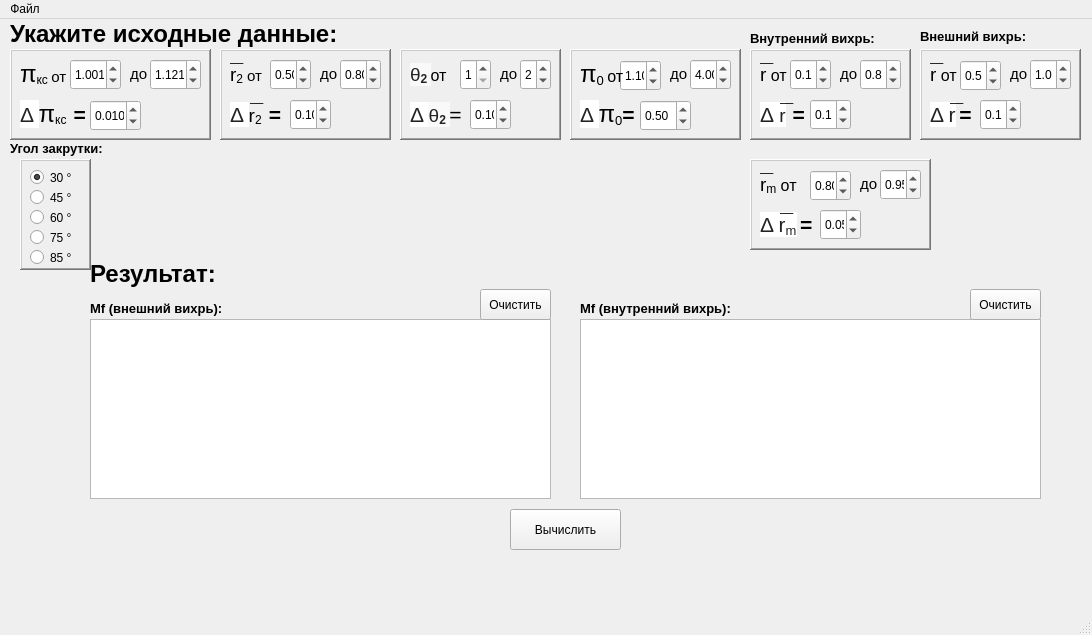
<?xml version="1.0" encoding="UTF-8"?>
<ui version="4.0">
 <class>MainWindow</class>
 <widget class="QMainWindow" name="MainWindow">
  <property name="windowModality">
   <enum>Qt::NonModal</enum>
  </property>
  <property name="enabled">
   <bool>true</bool>
  </property>
  <property name="geometry">
   <rect>
    <x>0</x>
    <y>0</y>
    <width>1092</width>
    <height>635</height>
   </rect>
  </property>
  <property name="sizePolicy">
   <sizepolicy hsizetype="Fixed" vsizetype="Fixed">
    <horstretch>0</horstretch>
    <verstretch>0</verstretch>
   </sizepolicy>
  </property>
  <property name="windowTitle">
   <string>MainWindow</string>
  </property>
  <property name="windowIcon">
   <iconset>
    <normaloff>../../gitReposits/TryPr/practic/icon.png</normaloff>../../gitReposits/TryPr/practic/icon.png</iconset>
  </property>
  <widget class="QWidget" name="centralwidget">
   <property name="mouseTracking">
    <bool>true</bool>
   </property>
   <widget class="QPushButton" name="btn1">
    <property name="geometry">
     <rect>
      <x>510</x>
      <y>490</y>
      <width>111</width>
      <height>41</height>
     </rect>
    </property>
    <property name="text">
     <string>Вычислить</string>
    </property>
   </widget>
   <widget class="QFrame" name="frame">
    <property name="geometry">
     <rect>
      <x>10</x>
      <y>30</y>
      <width>201</width>
      <height>91</height>
     </rect>
    </property>
    <property name="frameShape">
     <enum>QFrame::WinPanel</enum>
    </property>
    <property name="frameShadow">
     <enum>QFrame::Raised</enum>
    </property>
    <widget class="QLabel" name="lbl_1">
     <property name="geometry">
      <rect>
       <x>10</x>
       <y>0</y>
       <width>51</width>
       <height>51</height>
      </rect>
     </property>
     <property name="text">
      <string>&lt;html&gt;&lt;head/&gt;&lt;body&gt;&lt;p&gt;&lt;span style=&quot; font-family:'Times New Roman,serif'; font-size:18pt;&quot;&gt;π&lt;/span&gt;&lt;span style=&quot; font-family:'Times New Roman,serif'; font-size:14pt; vertical-align:sub;&quot;&gt;кс &lt;/span&gt;&lt;span style=&quot; font-size:11pt;&quot;&gt;от&lt;/span&gt;&lt;/p&gt;&lt;/body&gt;&lt;/html&gt;</string>
     </property>
    </widget>
    <widget class="QDoubleSpinBox" name="dblSpinBox_3">
     <property name="geometry">
      <rect>
       <x>60</x>
       <y>10</y>
       <width>51</width>
       <height>31</height>
      </rect>
     </property>
     <property name="wrapping">
      <bool>true</bool>
     </property>
     <property name="decimals">
      <number>3</number>
     </property>
     <property name="minimum">
      <double>1.001000000000000</double>
     </property>
     <property name="maximum">
      <double>2.000000000000000</double>
     </property>
     <property name="singleStep">
      <double>0.001000000000000</double>
     </property>
    </widget>
    <widget class="QLabel" name="lbl_7">
     <property name="geometry">
      <rect>
       <x>120</x>
       <y>10</y>
       <width>21</width>
       <height>31</height>
      </rect>
     </property>
     <property name="text">
      <string>&lt;html&gt;&lt;head/&gt;&lt;body&gt;&lt;p&gt;&lt;span style=&quot; font-size:11pt;&quot;&gt;до&lt;/span&gt;&lt;/p&gt;&lt;/body&gt;&lt;/html&gt;</string>
     </property>
    </widget>
    <widget class="QDoubleSpinBox" name="dblSpinBox_4">
     <property name="geometry">
      <rect>
       <x>140</x>
       <y>10</y>
       <width>51</width>
       <height>31</height>
      </rect>
     </property>
     <property name="wrapping">
      <bool>true</bool>
     </property>
     <property name="decimals">
      <number>3</number>
     </property>
     <property name="minimum">
      <double>0.001000000000000</double>
     </property>
     <property name="maximum">
      <double>2.000000000000000</double>
     </property>
     <property name="singleStep">
      <double>0.001000000000000</double>
     </property>
     <property name="value">
      <double>1.121000000000000</double>
     </property>
    </widget>
    <widget class="QLabel" name="lbl_2">
     <property name="geometry">
      <rect>
       <x>10</x>
       <y>50</y>
       <width>71</width>
       <height>31</height>
      </rect>
     </property>
     <property name="text">
      <string>&lt;!DOCTYPE HTML PUBLIC &quot;-//W3C//DTD HTML 4.0//EN&quot; &quot;http://www.w3.org/TR/REC-html40/strict.dtd&quot;&gt;
&lt;html&gt;&lt;head&gt;&lt;meta name=&quot;qrichtext&quot; content=&quot;1&quot; /&gt;&lt;style type=&quot;text/css&quot;&gt;
p, li { white-space: pre-wrap; }
&lt;/style&gt;&lt;/head&gt;&lt;body style=&quot; font-family:'MS Shell Dlg 2'; font-size:8pt; font-weight:400; font-style:normal;&quot;&gt;
&lt;p style=&quot; margin-top:12px; margin-bottom:12px; margin-left:0px; margin-right:0px; -qt-block-indent:0; text-indent:0px;&quot;&gt;&lt;span style=&quot; font-family:'arial,sans-serif'; font-size:16pt; color:#222222; background-color:#ffffff;&quot;&gt;Δ &lt;/span&gt;&lt;span style=&quot; font-family:'Times New Roman,serif'; font-size:18pt;&quot;&gt;π&lt;/span&gt;&lt;span style=&quot; font-family:'Times New Roman,serif'; font-size:14pt; vertical-align:sub;&quot;&gt;кс &lt;/span&gt;&lt;span style=&quot; font-family:'Times New Roman,serif'; font-size:16pt; vertical-align:sub;&quot;&gt; &lt;/span&gt;&lt;span style=&quot; font-family:'Times New Roman,serif'; font-size:16pt; font-weight:600;&quot;&gt;=&lt;/span&gt;&lt;/p&gt;&lt;/body&gt;&lt;/html&gt;</string>
     </property>
    </widget>
    <widget class="QDoubleSpinBox" name="dblSpinBox">
     <property name="geometry">
      <rect>
       <x>80</x>
       <y>51</y>
       <width>51</width>
       <height>31</height>
      </rect>
     </property>
     <property name="wrapping">
      <bool>true</bool>
     </property>
     <property name="decimals">
      <number>3</number>
     </property>
     <property name="minimum">
      <double>0.001000000000000</double>
     </property>
     <property name="maximum">
      <double>1.000000000000000</double>
     </property>
     <property name="singleStep">
      <double>0.005000000000000</double>
     </property>
     <property name="value">
      <double>0.010000000000000</double>
     </property>
    </widget>
   </widget>
   <widget class="QFrame" name="frame_2">
    <property name="geometry">
     <rect>
      <x>570</x>
      <y>30</y>
      <width>171</width>
      <height>91</height>
     </rect>
    </property>
    <property name="frameShape">
     <enum>QFrame::WinPanel</enum>
    </property>
    <property name="frameShadow">
     <enum>QFrame::Raised</enum>
    </property>
    <widget class="QDoubleSpinBox" name="dblSpinBox_5">
     <property name="geometry">
      <rect>
       <x>50</x>
       <y>11</y>
       <width>41</width>
       <height>31</height>
      </rect>
     </property>
     <property name="wrapping">
      <bool>true</bool>
     </property>
     <property name="decimals">
      <number>2</number>
     </property>
     <property name="minimum">
      <double>1.100000000000000</double>
     </property>
     <property name="maximum">
      <double>5.000000000000000</double>
     </property>
     <property name="singleStep">
      <double>0.050000000000000</double>
     </property>
     <property name="value">
      <double>1.100000000000000</double>
     </property>
    </widget>
    <widget class="QLabel" name="lbl_4">
     <property name="geometry">
      <rect>
       <x>10</x>
       <y>10</y>
       <width>51</width>
       <height>31</height>
      </rect>
     </property>
     <property name="text">
      <string>&lt;html&gt;&lt;head/&gt;&lt;body&gt;&lt;p&gt;&lt;span style=&quot; font-family:'Times New Roman,serif'; font-size:18pt;&quot;&gt;π&lt;/span&gt;&lt;span style=&quot; font-size:16pt; vertical-align:sub;&quot;&gt;0 &lt;/span&gt;&lt;span style=&quot; font-size:12pt;&quot;&gt;от &lt;/span&gt;&lt;/p&gt;&lt;/body&gt;&lt;/html&gt;</string>
     </property>
    </widget>
    <widget class="QLabel" name="lbl_8">
     <property name="geometry">
      <rect>
       <x>100</x>
       <y>10</y>
       <width>21</width>
       <height>31</height>
      </rect>
     </property>
     <property name="text">
      <string>&lt;html&gt;&lt;head/&gt;&lt;body&gt;&lt;p&gt;&lt;span style=&quot; font-size:11pt;&quot;&gt;до&lt;/span&gt;&lt;/p&gt;&lt;/body&gt;&lt;/html&gt;</string>
     </property>
    </widget>
    <widget class="QDoubleSpinBox" name="dblSpinBox_6">
     <property name="geometry">
      <rect>
       <x>120</x>
       <y>10</y>
       <width>41</width>
       <height>31</height>
      </rect>
     </property>
     <property name="wrapping">
      <bool>true</bool>
     </property>
     <property name="decimals">
      <number>2</number>
     </property>
     <property name="minimum">
      <double>1.100000000000000</double>
     </property>
     <property name="maximum">
      <double>5.000000000000000</double>
     </property>
     <property name="singleStep">
      <double>0.050000000000000</double>
     </property>
     <property name="value">
      <double>4.000000000000000</double>
     </property>
    </widget>
    <widget class="QLabel" name="lbl_3">
     <property name="geometry">
      <rect>
       <x>10</x>
       <y>50</y>
       <width>61</width>
       <height>31</height>
      </rect>
     </property>
     <property name="text">
      <string>&lt;html&gt;&lt;head/&gt;&lt;body&gt;&lt;p&gt;&lt;span style=&quot; font-family:'arial,sans-serif'; font-size:16pt; color:#222222; background-color:#ffffff;&quot;&gt;Δ &lt;/span&gt;&lt;span style=&quot; font-family:'Times New Roman,serif'; font-size:18pt;&quot;&gt;π&lt;/span&gt;&lt;span style=&quot; font-size:16pt; vertical-align:sub;&quot;&gt;0&lt;/span&gt;&lt;span style=&quot; font-family:'Times New Roman,serif'; font-size:16pt; font-weight:600;&quot;&gt;=&lt;/span&gt;&lt;/p&gt;&lt;/body&gt;&lt;/html&gt;</string>
     </property>
    </widget>
    <widget class="QDoubleSpinBox" name="dblSpinBox_2">
     <property name="geometry">
      <rect>
       <x>70</x>
       <y>51</y>
       <width>51</width>
       <height>31</height>
      </rect>
     </property>
     <property name="wrapping">
      <bool>true</bool>
     </property>
     <property name="decimals">
      <number>2</number>
     </property>
     <property name="minimum">
      <double>0.000000000000000</double>
     </property>
     <property name="maximum">
      <double>1.000000000000000</double>
     </property>
     <property name="singleStep">
      <double>0.050000000000000</double>
     </property>
     <property name="value">
      <double>0.500000000000000</double>
     </property>
    </widget>
   </widget>
   <widget class="QFrame" name="frame_3">
    <property name="geometry">
     <rect>
      <x>400</x>
      <y>30</y>
      <width>161</width>
      <height>91</height>
     </rect>
    </property>
    <property name="frameShape">
     <enum>QFrame::WinPanel</enum>
    </property>
    <property name="frameShadow">
     <enum>QFrame::Raised</enum>
    </property>
    <widget class="QLabel" name="lbl_9">
     <property name="geometry">
      <rect>
       <x>10</x>
       <y>0</y>
       <width>41</width>
       <height>51</height>
      </rect>
     </property>
     <property name="text">
      <string>&lt;html&gt;&lt;head/&gt;&lt;body&gt;&lt;p&gt;&lt;span style=&quot; font-family:'serif'; font-size:14pt; color:#252525; background-color:#f9f9f9;&quot;&gt;θ&lt;/span&gt;&lt;span style=&quot; font-family:'serif'; font-size:14pt; font-weight:600; color:#252525; background-color:#f9f9f9; vertical-align:sub;&quot;&gt;2 &lt;/span&gt;&lt;span style=&quot; font-size:12pt;&quot;&gt;от&lt;/span&gt;&lt;/p&gt;&lt;/body&gt;&lt;/html&gt;</string>
     </property>
    </widget>
    <widget class="QLabel" name="lbl_11">
     <property name="geometry">
      <rect>
       <x>100</x>
       <y>10</y>
       <width>21</width>
       <height>31</height>
      </rect>
     </property>
     <property name="text">
      <string>&lt;html&gt;&lt;head/&gt;&lt;body&gt;&lt;p&gt;&lt;span style=&quot; font-size:11pt;&quot;&gt;до&lt;/span&gt;&lt;/p&gt;&lt;/body&gt;&lt;/html&gt;</string>
     </property>
    </widget>
    <widget class="QSpinBox" name="spinBox">
     <property name="geometry">
      <rect>
       <x>60</x>
       <y>10</y>
       <width>31</width>
       <height>31</height>
      </rect>
     </property>
     <property name="minimum">
      <number>1</number>
     </property>
     <property name="maximum">
      <number>99</number>
     </property>
     <property name="value">
      <number>1</number>
     </property>
    </widget>
    <widget class="QSpinBox" name="spinBox_2">
     <property name="geometry">
      <rect>
       <x>120</x>
       <y>10</y>
       <width>31</width>
       <height>31</height>
      </rect>
     </property>
     <property name="minimum">
      <number>1</number>
     </property>
     <property name="maximum">
      <number>99</number>
     </property>
     <property name="value">
      <number>2</number>
     </property>
    </widget>
    <widget class="QLabel" name="lbl_5">
     <property name="geometry">
      <rect>
       <x>10</x>
       <y>40</y>
       <width>81</width>
       <height>51</height>
      </rect>
     </property>
     <property name="text">
      <string>&lt;!DOCTYPE HTML PUBLIC &quot;-//W3C//DTD HTML 4.0//EN&quot; &quot;http://www.w3.org/TR/REC-html40/strict.dtd&quot;&gt;
&lt;html&gt;&lt;head&gt;&lt;meta name=&quot;qrichtext&quot; content=&quot;1&quot; /&gt;&lt;style type=&quot;text/css&quot;&gt;
p, li { white-space: pre-wrap; }
&lt;/style&gt;&lt;/head&gt;&lt;body style=&quot; font-family:'MS Shell Dlg 2'; font-size:8pt; font-weight:400; font-style:normal;&quot;&gt;
&lt;p style=&quot; margin-top:12px; margin-bottom:12px; margin-left:0px; margin-right:0px; -qt-block-indent:0; text-indent:0px;&quot;&gt;&lt;span style=&quot; font-family:'arial,sans-serif'; font-size:16pt; color:#222222; background-color:#ffffff;&quot;&gt;Δ &lt;/span&gt;&lt;span style=&quot; font-family:'serif'; font-size:14pt; color:#252525; background-color:#f9f9f9;&quot;&gt;θ&lt;/span&gt;&lt;span style=&quot; font-family:'serif'; font-size:14pt; font-weight:600; color:#252525; background-color:#f9f9f9; vertical-align:sub;&quot;&gt;2 &lt;/span&gt;&lt;span style=&quot; font-family:'Times New Roman,serif'; font-size:16pt;&quot;&gt;=&lt;/span&gt;&lt;/p&gt;&lt;/body&gt;&lt;/html&gt;</string>
     </property>
    </widget>
    <widget class="QDoubleSpinBox" name="dblSpinBox_7">
     <property name="geometry">
      <rect>
       <x>70</x>
       <y>50</y>
       <width>41</width>
       <height>31</height>
      </rect>
     </property>
     <property name="wrapping">
      <bool>true</bool>
     </property>
     <property name="decimals">
      <number>2</number>
     </property>
     <property name="minimum">
      <double>0.000000000000000</double>
     </property>
     <property name="maximum">
      <double>2.000000000000000</double>
     </property>
     <property name="singleStep">
      <double>0.050000000000000</double>
     </property>
     <property name="value">
      <double>0.100000000000000</double>
     </property>
    </widget>
   </widget>
   <widget class="QFrame" name="frame_4">
    <property name="geometry">
     <rect>
      <x>920</x>
      <y>30</y>
      <width>161</width>
      <height>91</height>
     </rect>
    </property>
    <property name="frameShape">
     <enum>QFrame::WinPanel</enum>
    </property>
    <property name="frameShadow">
     <enum>QFrame::Raised</enum>
    </property>
    <widget class="QLabel" name="lbl_15">
     <property name="geometry">
      <rect>
       <x>10</x>
       <y>10</y>
       <width>41</width>
       <height>31</height>
      </rect>
     </property>
     <property name="text">
      <string>&lt;html&gt;&lt;head/&gt;&lt;body&gt;&lt;p&gt;&lt;span style=&quot; font-size:14pt;&quot;&gt;r&lt;/span&gt;&lt;span style=&quot; font-size:12pt;&quot;&gt; от&lt;/span&gt;&lt;/p&gt;&lt;/body&gt;&lt;/html&gt;</string>
     </property>
    </widget>
    <widget class="QDoubleSpinBox" name="dblSpinBox_9">
     <property name="geometry">
      <rect>
       <x>40</x>
       <y>11</y>
       <width>41</width>
       <height>31</height>
      </rect>
     </property>
     <property name="wrapping">
      <bool>true</bool>
     </property>
     <property name="decimals">
      <number>1</number>
     </property>
     <property name="minimum">
      <double>0.500000000000000</double>
     </property>
     <property name="maximum">
      <double>0.800000000000000</double>
     </property>
     <property name="singleStep">
      <double>0.100000000000000</double>
     </property>
     <property name="value">
      <double>0.500000000000000</double>
     </property>
    </widget>
    <widget class="QLabel" name="lbl_16">
     <property name="geometry">
      <rect>
       <x>90</x>
       <y>10</y>
       <width>21</width>
       <height>31</height>
      </rect>
     </property>
     <property name="text">
      <string>&lt;html&gt;&lt;head/&gt;&lt;body&gt;&lt;p&gt;&lt;span style=&quot; font-size:11pt;&quot;&gt;до&lt;/span&gt;&lt;/p&gt;&lt;/body&gt;&lt;/html&gt;</string>
     </property>
    </widget>
    <widget class="QDoubleSpinBox" name="dblSpinBox_10">
     <property name="geometry">
      <rect>
       <x>110</x>
       <y>10</y>
       <width>41</width>
       <height>31</height>
      </rect>
     </property>
     <property name="wrapping">
      <bool>true</bool>
     </property>
     <property name="decimals">
      <number>1</number>
     </property>
     <property name="minimum">
      <double>0.000000000000000</double>
     </property>
     <property name="maximum">
      <double>1.000000000000000</double>
     </property>
     <property name="singleStep">
      <double>0.100000000000000</double>
     </property>
     <property name="value">
      <double>1.000000000000000</double>
     </property>
    </widget>
    <widget class="QLabel" name="lbl_17">
     <property name="geometry">
      <rect>
       <x>10</x>
       <y>50</y>
       <width>81</width>
       <height>31</height>
      </rect>
     </property>
     <property name="text">
      <string>&lt;!DOCTYPE HTML PUBLIC &quot;-//W3C//DTD HTML 4.0//EN&quot; &quot;http://www.w3.org/TR/REC-html40/strict.dtd&quot;&gt;
&lt;html&gt;&lt;head&gt;&lt;meta name=&quot;qrichtext&quot; content=&quot;1&quot; /&gt;&lt;style type=&quot;text/css&quot;&gt;
p, li { white-space: pre-wrap; }
&lt;/style&gt;&lt;/head&gt;&lt;body style=&quot; font-family:'MS Shell Dlg 2'; font-size:8pt; font-weight:400; font-style:normal;&quot;&gt;
&lt;p style=&quot; margin-top:12px; margin-bottom:12px; margin-left:0px; margin-right:0px; -qt-block-indent:0; text-indent:0px;&quot;&gt;&lt;span style=&quot; font-family:'arial,sans-serif'; font-size:16pt; color:#222222; background-color:#ffffff;&quot;&gt;Δ r&lt;/span&gt;&lt;span style=&quot; font-family:'Times New Roman,serif'; font-size:16pt; vertical-align:sub;&quot;&gt; &lt;/span&gt;&lt;span style=&quot; font-family:'Times New Roman,serif'; font-size:16pt; font-weight:600;&quot;&gt;=&lt;/span&gt;&lt;/p&gt;&lt;/body&gt;&lt;/html&gt;</string>
     </property>
    </widget>
    <widget class="QDoubleSpinBox" name="dblSpinBox_11">
     <property name="geometry">
      <rect>
       <x>60</x>
       <y>50</y>
       <width>41</width>
       <height>31</height>
      </rect>
     </property>
     <property name="wrapping">
      <bool>true</bool>
     </property>
     <property name="decimals">
      <number>1</number>
     </property>
     <property name="minimum">
      <double>0.000000000000000</double>
     </property>
     <property name="maximum">
      <double>0.800000000000000</double>
     </property>
     <property name="singleStep">
      <double>0.100000000000000</double>
     </property>
     <property name="value">
      <double>0.100000000000000</double>
     </property>
    </widget>
    <widget class="QLabel" name="label_2">
     <property name="geometry">
      <rect>
       <x>10</x>
       <y>0</y>
       <width>16</width>
       <height>16</height>
      </rect>
     </property>
     <property name="text">
      <string>__</string>
     </property>
    </widget>
    <widget class="QLabel" name="label_3">
     <property name="geometry">
      <rect>
       <x>30</x>
       <y>40</y>
       <width>16</width>
       <height>16</height>
      </rect>
     </property>
     <property name="text">
      <string>__</string>
     </property>
    </widget>
   </widget>
   <widget class="QFrame" name="frame_6">
    <property name="geometry">
     <rect>
      <x>750</x>
      <y>30</y>
      <width>161</width>
      <height>91</height>
     </rect>
    </property>
    <property name="frameShape">
     <enum>QFrame::WinPanel</enum>
    </property>
    <property name="frameShadow">
     <enum>QFrame::Raised</enum>
    </property>
    <widget class="QLabel" name="lbl_21">
     <property name="geometry">
      <rect>
       <x>10</x>
       <y>10</y>
       <width>41</width>
       <height>31</height>
      </rect>
     </property>
     <property name="text">
      <string>&lt;html&gt;&lt;head/&gt;&lt;body&gt;&lt;p&gt;&lt;span style=&quot; font-size:14pt;&quot;&gt;r&lt;/span&gt;&lt;span style=&quot; font-size:12pt;&quot;&gt; от&lt;/span&gt;&lt;/p&gt;&lt;/body&gt;&lt;/html&gt;</string>
     </property>
    </widget>
    <widget class="QDoubleSpinBox" name="dblSpinBox_15">
     <property name="geometry">
      <rect>
       <x>40</x>
       <y>10</y>
       <width>41</width>
       <height>31</height>
      </rect>
     </property>
     <property name="wrapping">
      <bool>true</bool>
     </property>
     <property name="decimals">
      <number>1</number>
     </property>
     <property name="minimum">
      <double>0.100000000000000</double>
     </property>
     <property name="maximum">
      <double>0.800000000000000</double>
     </property>
     <property name="singleStep">
      <double>0.100000000000000</double>
     </property>
     <property name="value">
      <double>0.100000000000000</double>
     </property>
    </widget>
    <widget class="QLabel" name="lbl_22">
     <property name="geometry">
      <rect>
       <x>90</x>
       <y>10</y>
       <width>21</width>
       <height>31</height>
      </rect>
     </property>
     <property name="text">
      <string>&lt;html&gt;&lt;head/&gt;&lt;body&gt;&lt;p&gt;&lt;span style=&quot; font-size:11pt;&quot;&gt;до&lt;/span&gt;&lt;/p&gt;&lt;/body&gt;&lt;/html&gt;</string>
     </property>
    </widget>
    <widget class="QDoubleSpinBox" name="dblSpinBox_16">
     <property name="geometry">
      <rect>
       <x>110</x>
       <y>10</y>
       <width>41</width>
       <height>31</height>
      </rect>
     </property>
     <property name="wrapping">
      <bool>true</bool>
     </property>
     <property name="decimals">
      <number>1</number>
     </property>
     <property name="minimum">
      <double>0.100000000000000</double>
     </property>
     <property name="maximum">
      <double>0.800000000000000</double>
     </property>
     <property name="singleStep">
      <double>0.105000000000000</double>
     </property>
     <property name="value">
      <double>0.800000000000000</double>
     </property>
    </widget>
    <widget class="QLabel" name="lbl_23">
     <property name="geometry">
      <rect>
       <x>10</x>
       <y>50</y>
       <width>81</width>
       <height>31</height>
      </rect>
     </property>
     <property name="text">
      <string>&lt;!DOCTYPE HTML PUBLIC &quot;-//W3C//DTD HTML 4.0//EN&quot; &quot;http://www.w3.org/TR/REC-html40/strict.dtd&quot;&gt;
&lt;html&gt;&lt;head&gt;&lt;meta name=&quot;qrichtext&quot; content=&quot;1&quot; /&gt;&lt;style type=&quot;text/css&quot;&gt;
p, li { white-space: pre-wrap; }
&lt;/style&gt;&lt;/head&gt;&lt;body style=&quot; font-family:'MS Shell Dlg 2'; font-size:8pt; font-weight:400; font-style:normal;&quot;&gt;
&lt;p style=&quot; margin-top:12px; margin-bottom:12px; margin-left:0px; margin-right:0px; -qt-block-indent:0; text-indent:0px;&quot;&gt;&lt;span style=&quot; font-family:'arial,sans-serif'; font-size:16pt; color:#222222; background-color:#ffffff;&quot;&gt;Δ&lt;/span&gt;&lt;span style=&quot; font-family:'arial,sans-serif'; font-size:14pt; color:#222222; background-color:#ffffff;&quot;&gt; r&lt;/span&gt;&lt;span style=&quot; font-family:'Times New Roman,serif'; font-size:14pt; vertical-align:sub;&quot;&gt; &lt;/span&gt;&lt;span style=&quot; font-family:'Times New Roman,serif'; font-size:16pt; vertical-align:sub;&quot;&gt; &lt;/span&gt;&lt;span style=&quot; font-family:'Times New Roman,serif'; font-size:16pt; font-weight:600;&quot;&gt;=&lt;/span&gt;&lt;/p&gt;&lt;/body&gt;&lt;/html&gt;</string>
     </property>
    </widget>
    <widget class="QLabel" name="label_5">
     <property name="geometry">
      <rect>
       <x>10</x>
       <y>0</y>
       <width>16</width>
       <height>16</height>
      </rect>
     </property>
     <property name="text">
      <string>__</string>
     </property>
    </widget>
    <widget class="QLabel" name="label_6">
     <property name="geometry">
      <rect>
       <x>30</x>
       <y>40</y>
       <width>16</width>
       <height>16</height>
      </rect>
     </property>
     <property name="text">
      <string>__</string>
     </property>
    </widget>
    <widget class="QDoubleSpinBox" name="dblSpinBox_17">
     <property name="geometry">
      <rect>
       <x>60</x>
       <y>50</y>
       <width>41</width>
       <height>31</height>
      </rect>
     </property>
     <property name="wrapping">
      <bool>true</bool>
     </property>
     <property name="decimals">
      <number>1</number>
     </property>
     <property name="minimum">
      <double>0.100000000000000</double>
     </property>
     <property name="maximum">
      <double>0.800000000000000</double>
     </property>
     <property name="singleStep">
      <double>0.100000000000000</double>
     </property>
     <property name="value">
      <double>0.100000000000000</double>
     </property>
    </widget>
   </widget>
   <widget class="QLabel" name="label_9">
    <property name="geometry">
     <rect>
      <x>10</x>
      <y>0</y>
      <width>401</width>
      <height>31</height>
     </rect>
    </property>
    <property name="text">
     <string>&lt;html&gt;&lt;head/&gt;&lt;body&gt;&lt;p&gt;&lt;span style=&quot; font-size:18pt; font-weight:600;&quot;&gt;Укажите исходные данные:&lt;/span&gt;&lt;/p&gt;&lt;/body&gt;&lt;/html&gt;</string>
    </property>
   </widget>
   <widget class="QFrame" name="frame_5">
    <property name="geometry">
     <rect>
      <x>20</x>
      <y>140</y>
      <width>71</width>
      <height>111</height>
     </rect>
    </property>
    <property name="frameShape">
     <enum>QFrame::WinPanel</enum>
    </property>
    <property name="frameShadow">
     <enum>QFrame::Raised</enum>
    </property>
    <widget class="QRadioButton" name="radioButton">
     <property name="geometry">
      <rect>
       <x>10</x>
       <y>10</y>
       <width>41</width>
       <height>17</height>
      </rect>
     </property>
     <property name="text">
      <string>30 °</string>
     </property>
     <property name="checked">
      <bool>true</bool>
     </property>
    </widget>
    <widget class="QRadioButton" name="radioButton_2">
     <property name="geometry">
      <rect>
       <x>10</x>
       <y>30</y>
       <width>41</width>
       <height>17</height>
      </rect>
     </property>
     <property name="text">
      <string>45 °</string>
     </property>
    </widget>
    <widget class="QRadioButton" name="radioButton_3">
     <property name="geometry">
      <rect>
       <x>10</x>
       <y>50</y>
       <width>51</width>
       <height>17</height>
      </rect>
     </property>
     <property name="text">
      <string>60 °</string>
     </property>
    </widget>
    <widget class="QRadioButton" name="radioButton_4">
     <property name="geometry">
      <rect>
       <x>10</x>
       <y>70</y>
       <width>51</width>
       <height>17</height>
      </rect>
     </property>
     <property name="text">
      <string>75 °</string>
     </property>
    </widget>
    <widget class="QRadioButton" name="radioButton_5">
     <property name="geometry">
      <rect>
       <x>10</x>
       <y>90</y>
       <width>51</width>
       <height>17</height>
      </rect>
     </property>
     <property name="text">
      <string>85 °</string>
     </property>
    </widget>
   </widget>
   <widget class="QLabel" name="label_8">
    <property name="geometry">
     <rect>
      <x>90</x>
      <y>280</y>
      <width>211</width>
      <height>20</height>
     </rect>
    </property>
    <property name="frameShape">
     <enum>QFrame::NoFrame</enum>
    </property>
    <property name="text">
     <string>&lt;html&gt;&lt;head/&gt;&lt;body&gt;&lt;p&gt;&lt;span style=&quot; font-size:10pt; font-weight:600;&quot;&gt;Mf (внешний вихрь):&lt;/span&gt;&lt;/p&gt;&lt;/body&gt;&lt;/html&gt;</string>
    </property>
   </widget>
   <widget class="QLabel" name="label_12">
    <property name="geometry">
     <rect>
      <x>580</x>
      <y>280</y>
      <width>191</width>
      <height>20</height>
     </rect>
    </property>
    <property name="frameShape">
     <enum>QFrame::NoFrame</enum>
    </property>
    <property name="text">
     <string>&lt;html&gt;&lt;head/&gt;&lt;body&gt;&lt;p&gt;&lt;span style=&quot; font-size:10pt; font-weight:600;&quot;&gt;Mf (внутренний вихрь):&lt;/span&gt;&lt;/p&gt;&lt;/body&gt;&lt;/html&gt;</string>
    </property>
   </widget>
   <widget class="QTextEdit" name="textEdit">
    <property name="geometry">
     <rect>
      <x>90</x>
      <y>300</y>
      <width>461</width>
      <height>180</height>
     </rect>
    </property>
    <property name="verticalScrollBarPolicy">
     <enum>Qt::ScrollBarAsNeeded</enum>
    </property>
    <property name="readOnly">
     <bool>true</bool>
    </property>
   </widget>
   <widget class="QTextEdit" name="textEdit_2">
    <property name="geometry">
     <rect>
      <x>580</x>
      <y>300</y>
      <width>461</width>
      <height>180</height>
     </rect>
    </property>
    <property name="verticalScrollBarPolicy">
     <enum>Qt::ScrollBarAsNeeded</enum>
    </property>
    <property name="readOnly">
     <bool>true</bool>
    </property>
   </widget>
   <widget class="QFrame" name="frame_7">
    <property name="geometry">
     <rect>
      <x>220</x>
      <y>30</y>
      <width>171</width>
      <height>91</height>
     </rect>
    </property>
    <property name="frameShape">
     <enum>QFrame::WinPanel</enum>
    </property>
    <property name="frameShadow">
     <enum>QFrame::Raised</enum>
    </property>
    <widget class="QDoubleSpinBox" name="dblSpinBox_13">
     <property name="geometry">
      <rect>
       <x>50</x>
       <y>10</y>
       <width>41</width>
       <height>31</height>
      </rect>
     </property>
     <property name="wrapping">
      <bool>true</bool>
     </property>
     <property name="decimals">
      <number>2</number>
     </property>
     <property name="minimum">
      <double>0.500000000000000</double>
     </property>
     <property name="maximum">
      <double>0.800000000000000</double>
     </property>
     <property name="singleStep">
      <double>0.050000000000000</double>
     </property>
     <property name="value">
      <double>0.500000000000000</double>
     </property>
    </widget>
    <widget class="QLabel" name="lbl_25">
     <property name="geometry">
      <rect>
       <x>100</x>
       <y>10</y>
       <width>21</width>
       <height>31</height>
      </rect>
     </property>
     <property name="text">
      <string>&lt;html&gt;&lt;head/&gt;&lt;body&gt;&lt;p&gt;&lt;span style=&quot; font-size:11pt;&quot;&gt;до&lt;/span&gt;&lt;/p&gt;&lt;/body&gt;&lt;/html&gt;</string>
     </property>
    </widget>
    <widget class="QLabel" name="lbl_26">
     <property name="geometry">
      <rect>
       <x>10</x>
       <y>50</y>
       <width>81</width>
       <height>31</height>
      </rect>
     </property>
     <property name="text">
      <string>&lt;!DOCTYPE HTML PUBLIC &quot;-//W3C//DTD HTML 4.0//EN&quot; &quot;http://www.w3.org/TR/REC-html40/strict.dtd&quot;&gt;
&lt;html&gt;&lt;head&gt;&lt;meta name=&quot;qrichtext&quot; content=&quot;1&quot; /&gt;&lt;style type=&quot;text/css&quot;&gt;
p, li { white-space: pre-wrap; }
&lt;/style&gt;&lt;/head&gt;&lt;body style=&quot; font-family:'MS Shell Dlg 2'; font-size:8pt; font-weight:400; font-style:normal;&quot;&gt;
&lt;p style=&quot; margin-top:12px; margin-bottom:12px; margin-left:0px; margin-right:0px; -qt-block-indent:0; text-indent:0px;&quot;&gt;&lt;span style=&quot; font-family:'arial,sans-serif'; font-size:16pt; color:#222222; background-color:#ffffff;&quot;&gt;Δ &lt;/span&gt;&lt;span style=&quot; font-size:14pt;&quot;&gt;r&lt;/span&gt;&lt;span style=&quot; font-size:14pt; vertical-align:sub;&quot;&gt;2&lt;/span&gt;&lt;span style=&quot; font-family:'Times New Roman,serif'; font-size:16pt; vertical-align:sub;&quot;&gt;  &lt;/span&gt;&lt;span style=&quot; font-family:'Times New Roman,serif'; font-size:16pt; font-weight:600;&quot;&gt;=&lt;/span&gt;&lt;/p&gt;&lt;/body&gt;&lt;/html&gt;</string>
     </property>
    </widget>
    <widget class="QDoubleSpinBox" name="dblSpinBox_19">
     <property name="geometry">
      <rect>
       <x>70</x>
       <y>50</y>
       <width>41</width>
       <height>31</height>
      </rect>
     </property>
     <property name="wrapping">
      <bool>true</bool>
     </property>
     <property name="decimals">
      <number>2</number>
     </property>
     <property name="minimum">
      <double>0.050000000000000</double>
     </property>
     <property name="maximum">
      <double>0.300000000000000</double>
     </property>
     <property name="singleStep">
      <double>0.050000000000000</double>
     </property>
     <property name="value">
      <double>0.100000000000000</double>
     </property>
    </widget>
    <widget class="QLabel" name="label_10">
     <property name="geometry">
      <rect>
       <x>10</x>
       <y>0</y>
       <width>16</width>
       <height>16</height>
      </rect>
     </property>
     <property name="text">
      <string>__</string>
     </property>
    </widget>
    <widget class="QLabel" name="lbl_27">
     <property name="geometry">
      <rect>
       <x>10</x>
       <y>10</y>
       <width>41</width>
       <height>31</height>
      </rect>
     </property>
     <property name="text">
      <string>&lt;html&gt;&lt;head/&gt;&lt;body&gt;&lt;p&gt;&lt;span style=&quot; font-size:14pt;&quot;&gt;r&lt;/span&gt;&lt;span style=&quot; font-size:14pt; vertical-align:sub;&quot;&gt;2&lt;/span&gt;&lt;span style=&quot; font-size:11pt;&quot;&gt; от&lt;/span&gt;&lt;/p&gt;&lt;/body&gt;&lt;/html&gt;</string>
     </property>
    </widget>
    <widget class="QLabel" name="label_11">
     <property name="geometry">
      <rect>
       <x>30</x>
       <y>40</y>
       <width>16</width>
       <height>16</height>
      </rect>
     </property>
     <property name="text">
      <string>__</string>
     </property>
    </widget>
    <widget class="QDoubleSpinBox" name="dblSpinBox_20">
     <property name="geometry">
      <rect>
       <x>120</x>
       <y>10</y>
       <width>41</width>
       <height>31</height>
      </rect>
     </property>
     <property name="wrapping">
      <bool>true</bool>
     </property>
     <property name="decimals">
      <number>2</number>
     </property>
     <property name="minimum">
      <double>0.100000000000000</double>
     </property>
     <property name="maximum">
      <double>0.900000000000000</double>
     </property>
     <property name="singleStep">
      <double>0.050000000000000</double>
     </property>
     <property name="value">
      <double>0.800000000000000</double>
     </property>
    </widget>
   </widget>
   <widget class="QLabel" name="label_4">
    <property name="geometry">
     <rect>
      <x>750</x>
      <y>10</y>
      <width>141</width>
      <height>20</height>
     </rect>
    </property>
    <property name="frameShape">
     <enum>QFrame::NoFrame</enum>
    </property>
    <property name="text">
     <string>&lt;html&gt;&lt;head/&gt;&lt;body&gt;&lt;p&gt;&lt;span style=&quot; font-size:10pt; font-weight:600;&quot;&gt;Внутренний вихрь:&lt;/span&gt;&lt;/p&gt;&lt;/body&gt;&lt;/html&gt;</string>
    </property>
    <property name="wordWrap">
     <bool>false</bool>
    </property>
   </widget>
   <widget class="QLabel" name="label">
    <property name="geometry">
     <rect>
      <x>920</x>
      <y>10</y>
      <width>141</width>
      <height>16</height>
     </rect>
    </property>
    <property name="frameShape">
     <enum>QFrame::NoFrame</enum>
    </property>
    <property name="text">
     <string>&lt;html&gt;&lt;head/&gt;&lt;body&gt;&lt;p&gt;&lt;span style=&quot; font-size:10pt; font-weight:600;&quot;&gt;Внешний вихрь:&lt;/span&gt;&lt;/p&gt;&lt;/body&gt;&lt;/html&gt;</string>
    </property>
    <property name="wordWrap">
     <bool>false</bool>
    </property>
   </widget>
   <widget class="QLabel" name="label_7">
    <property name="geometry">
     <rect>
      <x>10</x>
      <y>120</y>
      <width>121</width>
      <height>20</height>
     </rect>
    </property>
    <property name="frameShape">
     <enum>QFrame::NoFrame</enum>
    </property>
    <property name="text">
     <string>&lt;html&gt;&lt;head/&gt;&lt;body&gt;&lt;p&gt;&lt;span style=&quot; font-size:10pt; font-weight:600;&quot;&gt;Угол закрутки:&lt;/span&gt;&lt;/p&gt;&lt;/body&gt;&lt;/html&gt;</string>
    </property>
   </widget>
   <widget class="QLabel" name="label_13">
    <property name="geometry">
     <rect>
      <x>90</x>
      <y>240</y>
      <width>401</width>
      <height>31</height>
     </rect>
    </property>
    <property name="text">
     <string>&lt;html&gt;&lt;head/&gt;&lt;body&gt;&lt;p&gt;&lt;span style=&quot; font-size:18pt; font-weight:600;&quot;&gt;Результат:&lt;/span&gt;&lt;/p&gt;&lt;/body&gt;&lt;/html&gt;</string>
    </property>
   </widget>
   <widget class="QPushButton" name="pushButton">
    <property name="geometry">
     <rect>
      <x>480</x>
      <y>270</y>
      <width>71</width>
      <height>31</height>
     </rect>
    </property>
    <property name="text">
     <string>Очистить</string>
    </property>
   </widget>
   <widget class="QPushButton" name="pushButton_2">
    <property name="geometry">
     <rect>
      <x>970</x>
      <y>270</y>
      <width>71</width>
      <height>31</height>
     </rect>
    </property>
    <property name="text">
     <string>Очистить</string>
    </property>
   </widget>
   <widget class="QFrame" name="frame_8">
    <property name="geometry">
     <rect>
      <x>750</x>
      <y>140</y>
      <width>181</width>
      <height>91</height>
     </rect>
    </property>
    <property name="frameShape">
     <enum>QFrame::WinPanel</enum>
    </property>
    <property name="frameShadow">
     <enum>QFrame::Raised</enum>
    </property>
    <widget class="QLabel" name="lbl_18">
     <property name="geometry">
      <rect>
       <x>10</x>
       <y>10</y>
       <width>41</width>
       <height>31</height>
      </rect>
     </property>
     <property name="text">
      <string>&lt;html&gt;&lt;head/&gt;&lt;body&gt;&lt;p&gt;&lt;span style=&quot; font-size:14pt;&quot;&gt;r&lt;/span&gt;&lt;span style=&quot; font-size:14pt; vertical-align:sub;&quot;&gt;m&lt;/span&gt;&lt;span style=&quot; font-size:12pt;&quot;&gt; от&lt;/span&gt;&lt;/p&gt;&lt;/body&gt;&lt;/html&gt;</string>
     </property>
    </widget>
    <widget class="QDoubleSpinBox" name="dblSpinBox_12">
     <property name="geometry">
      <rect>
       <x>60</x>
       <y>11</y>
       <width>41</width>
       <height>31</height>
      </rect>
     </property>
     <property name="wrapping">
      <bool>true</bool>
     </property>
     <property name="suffix">
      <string/>
     </property>
     <property name="decimals">
      <number>2</number>
     </property>
     <property name="minimum">
      <double>0.800000000000000</double>
     </property>
     <property name="maximum">
      <double>0.950000000000000</double>
     </property>
     <property name="singleStep">
      <double>0.050000000000000</double>
     </property>
     <property name="value">
      <double>0.800000000000000</double>
     </property>
    </widget>
    <widget class="QLabel" name="lbl_19">
     <property name="geometry">
      <rect>
       <x>110</x>
       <y>10</y>
       <width>21</width>
       <height>31</height>
      </rect>
     </property>
     <property name="text">
      <string>&lt;html&gt;&lt;head/&gt;&lt;body&gt;&lt;p&gt;&lt;span style=&quot; font-size:11pt;&quot;&gt;до&lt;/span&gt;&lt;/p&gt;&lt;/body&gt;&lt;/html&gt;</string>
     </property>
    </widget>
    <widget class="QDoubleSpinBox" name="dblSpinBox_14">
     <property name="geometry">
      <rect>
       <x>130</x>
       <y>10</y>
       <width>41</width>
       <height>31</height>
      </rect>
     </property>
     <property name="wrapping">
      <bool>true</bool>
     </property>
     <property name="decimals">
      <number>2</number>
     </property>
     <property name="minimum">
      <double>0.750000000000000</double>
     </property>
     <property name="maximum">
      <double>0.950000000000000</double>
     </property>
     <property name="singleStep">
      <double>0.050000000000000</double>
     </property>
     <property name="value">
      <double>0.950000000000000</double>
     </property>
    </widget>
    <widget class="QLabel" name="lbl_20">
     <property name="geometry">
      <rect>
       <x>10</x>
       <y>50</y>
       <width>81</width>
       <height>31</height>
      </rect>
     </property>
     <property name="text">
      <string>&lt;!DOCTYPE HTML PUBLIC &quot;-//W3C//DTD HTML 4.0//EN&quot; &quot;http://www.w3.org/TR/REC-html40/strict.dtd&quot;&gt;
&lt;html&gt;&lt;head&gt;&lt;meta name=&quot;qrichtext&quot; content=&quot;1&quot; /&gt;&lt;style type=&quot;text/css&quot;&gt;
p, li { white-space: pre-wrap; }
&lt;/style&gt;&lt;/head&gt;&lt;body style=&quot; font-family:'MS Shell Dlg 2'; font-size:8pt; font-weight:400; font-style:normal;&quot;&gt;
&lt;p style=&quot; margin-top:12px; margin-bottom:12px; margin-left:0px; margin-right:0px; -qt-block-indent:0; text-indent:0px;&quot;&gt;&lt;span style=&quot; font-family:'arial,sans-serif'; font-size:16pt; color:#222222; background-color:#ffffff;&quot;&gt;Δ r&lt;/span&gt;&lt;span style=&quot; font-family:'arial,sans-serif'; font-size:16pt; color:#222222; background-color:#ffffff; vertical-align:sub;&quot;&gt;m&lt;/span&gt;&lt;span style=&quot; font-family:'Times New Roman,serif'; font-size:16pt; vertical-align:sub;&quot;&gt; &lt;/span&gt;&lt;span style=&quot; font-family:'Times New Roman,serif'; font-size:16pt; font-weight:600;&quot;&gt;=&lt;/span&gt;&lt;/p&gt;&lt;/body&gt;&lt;/html&gt;</string>
     </property>
    </widget>
    <widget class="QDoubleSpinBox" name="dblSpinBox_18">
     <property name="geometry">
      <rect>
       <x>70</x>
       <y>50</y>
       <width>41</width>
       <height>31</height>
      </rect>
     </property>
     <property name="wrapping">
      <bool>true</bool>
     </property>
     <property name="decimals">
      <number>2</number>
     </property>
     <property name="minimum">
      <double>0.050000000000000</double>
     </property>
     <property name="maximum">
      <double>0.100000000000000</double>
     </property>
     <property name="singleStep">
      <double>0.010000000000000</double>
     </property>
     <property name="value">
      <double>0.050000000000000</double>
     </property>
    </widget>
    <widget class="QLabel" name="label_14">
     <property name="geometry">
      <rect>
       <x>10</x>
       <y>0</y>
       <width>16</width>
       <height>16</height>
      </rect>
     </property>
     <property name="text">
      <string>__</string>
     </property>
    </widget>
    <widget class="QLabel" name="label_15">
     <property name="geometry">
      <rect>
       <x>30</x>
       <y>40</y>
       <width>16</width>
       <height>16</height>
      </rect>
     </property>
     <property name="text">
      <string>__</string>
     </property>
    </widget>
   </widget>
  </widget>
  <widget class="QMenuBar" name="menubar">
   <property name="geometry">
    <rect>
     <x>0</x>
     <y>0</y>
     <width>1092</width>
     <height>21</height>
    </rect>
   </property>
   <widget class="QMenu" name="menu">
    <property name="title">
     <string>Файл</string>
    </property>
    <addaction name="action"/>
    <addaction name="separator"/>
    <addaction name="action_2"/>
   </widget>
   <addaction name="menu"/>
  </widget>
  <widget class="QStatusBar" name="statusbar"/>
  <action name="exitMenu">
   <property name="icon">
    <iconset>
     <normaloff>../../gitReposits/TryPr/practic/exit.png</normaloff>../../gitReposits/TryPr/practic/exit.png</iconset>
   </property>
   <property name="text">
    <string>Выход</string>
   </property>
   <property name="shortcut">
    <string>Ctrl+Q</string>
   </property>
  </action>
  <action name="saveMenu">
   <property name="text">
    <string>Сохранить результат в файл</string>
   </property>
  </action>
  <action name="action">
   <property name="enabled">
    <bool>true</bool>
   </property>
   <property name="icon">
    <iconset theme="save.png">
     <normaloff>.</normaloff>.</iconset>
   </property>
   <property name="text">
    <string>Сохранить результаты в файл</string>
   </property>
   <property name="shortcut">
    <string>Ctrl+S</string>
   </property>
  </action>
  <action name="action_2">
   <property name="icon">
    <iconset theme="exit.png">
     <normaloff>.</normaloff>.</iconset>
   </property>
   <property name="text">
    <string>Выход</string>
   </property>
  </action>
 </widget>
 <resources/>
 <connections>
  <connection>
   <sender>pushButton</sender>
   <signal>clicked()</signal>
   <receiver>textEdit</receiver>
   <slot>clear()</slot>
   <hints>
    <hint type="sourcelabel">
     <x>535</x>
     <y>206</y>
    </hint>
    <hint type="destinationlabel">
     <x>340</x>
     <y>310</y>
    </hint>
   </hints>
  </connection>
  <connection>
   <sender>pushButton_2</sender>
   <signal>clicked()</signal>
   <receiver>textEdit_2</receiver>
   <slot>clear()</slot>
   <hints>
    <hint type="sourcelabel">
     <x>1025</x>
     <y>206</y>
    </hint>
    <hint type="destinationlabel">
     <x>830</x>
     <y>310</y>
    </hint>
   </hints>
  </connection>
 </connections>
</ui>
